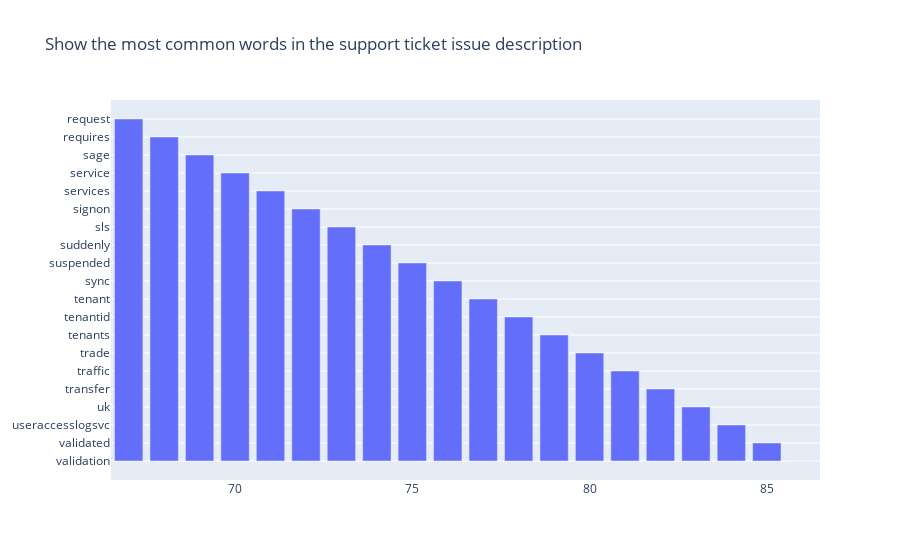

The notebook cell saved with this chart:
### Code cell
vectorizer.vocabulary_
sort_orders = sorted(vectorizer.vocabulary_.items(), key=lambda x: x[1], reverse=True)[:20]

xplot = []
yplot = []

for i in sort_orders:
    xplot.append(i[1])
    yplot.append(i[0])
    
import plotly.graph_objects as go

dict_of_fig = dict({
    "data": [{"type": "bar",
              "x": xplot,
              "y": yplot}],
    "layout": {"title": {"text": "Show the most common words in the support ticket issue description"}}
})

fig = go.Figure(dict_of_fig)

fig.show()

### Figure 1 — Plotly figure (JSON) as saved in the notebook; plotly's stock layout.template omitted (floating-point values rounded to 4 significant figures)
{"data": [{"type": "bar", "x": [86, 85, 84, 83, 82, 81, 80, 79, 78, 77, 76, 75, 74, 73, 72, 71, 70, 69, 68, 67], "y": ["validation", "validated", "useraccesslogsvc", "uk", "transfer", "traffic", "trade", "tenants", "tenantid", "tenant", "sync", "suspended", "suddenly", "sls", "signon", "services", "service", "sage", "requires", "request"]}], "layout": {"title": {"text": "Show the most common words in the support ticket issue description"}}}
